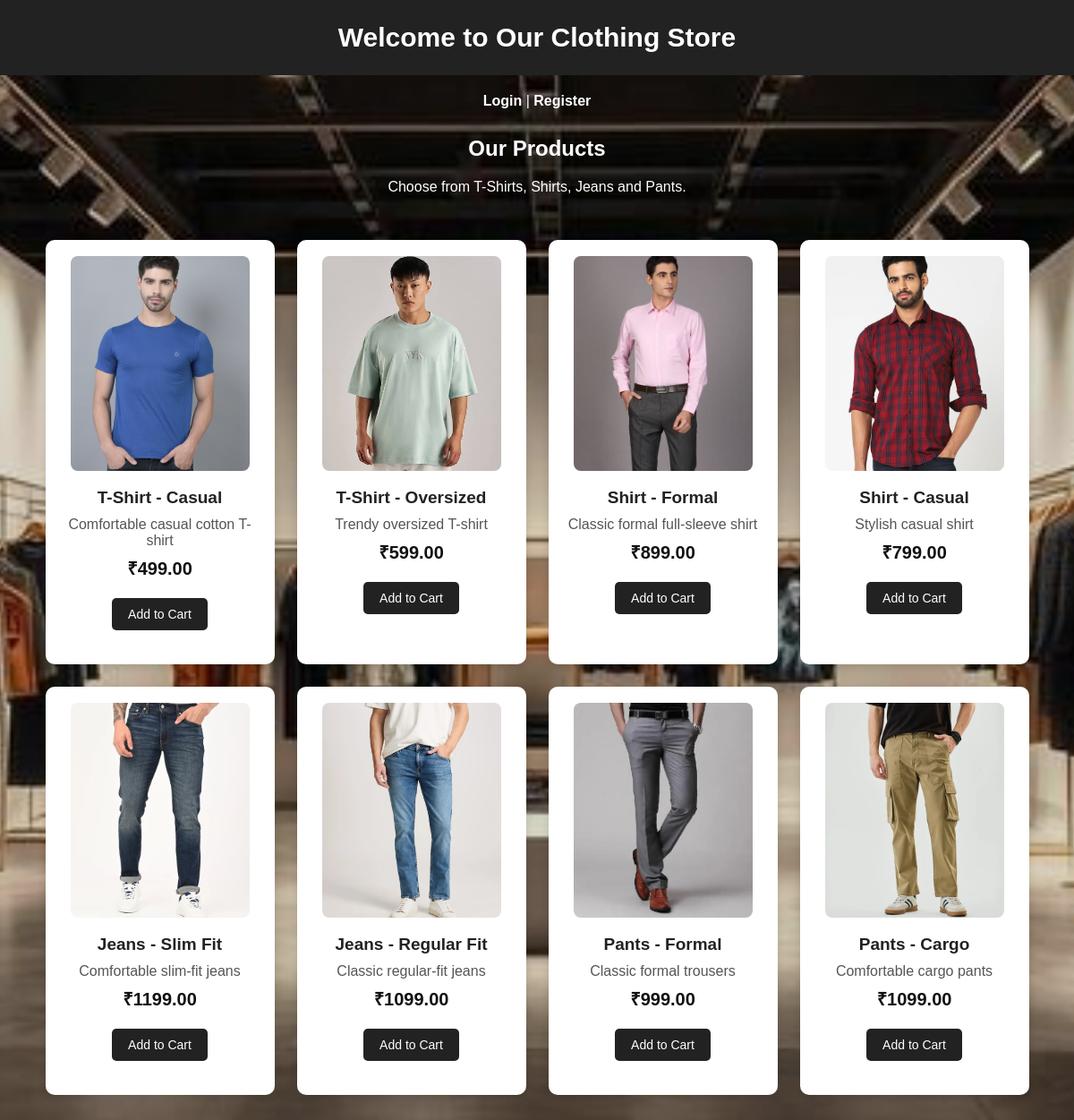
The page / on the database its author committed.
### tables this page shows
CREATE TABLE `product` (
  `product_id` int(11) NOT NULL,
  `name` varchar(100) NOT NULL,
  `description` text DEFAULT NULL,
  `price` decimal(10,2) NOT NULL,
  `image` varchar(255) DEFAULT NULL,
  `stock` int(11) DEFAULT 0
);

### index.php (the view, shortened to what this page needs)
<?php
include "db/connection.php";
$sql = "SELECT * FROM product";
$result = mysqli_query($conn, $sql);
?>
<!DOCTYPE html>
<html>
<head>
    <link rel="stylesheet" href="css/style.css">
</head>
<body>
    <h1>Welcome to Our Clothing Store</h1>
    <?php
    if (isset($_SESSION['customer_name'])) {
        echo "<p>Welcome, " . $_SESSION['customer_name'] . "!</p>";
        echo "<p>
                <a href='cart.php'>View Cart</a> |
                <a href='logout.php'>Logout</a>
              </p>";
    } else {
        echo "<p>
                <a href='login.php'>Login</a> |
                <a href='register.php'>Register</a>
              </p>";
    }
    ?>
    <h2>Our Products</h2>
    <p>Choose from T-Shirts, Shirts, Jeans and Pants.</p>
    <div class="products">
        <?php
        while ($row = mysqli_fetch_assoc($result)) {
            echo "<div class='product-card'>";
            echo "<img src='images/" . $row['image'] . "'>";
            echo "<h3>" . $row['name'] . "</h3>";
            echo "<p>" . $row['description'] . "</p>";
            echo "<p class='price'>₹" . $row['price'] . "</p>";
            echo "<form method='POST'>";
            echo "<button type='submit'
                          name='add_to_cart'>
                          Add to Cart
                  </button>";
            echo "</form>";
            echo "</div>";
        }
        ?>
    </div>
</body>
</html>

### css/style.css (style rules this page uses)
body { font-family: Arial, sans-serif; margin: 0; color: #222; background-image: linear-gradient( rgba(0, 0, 0, 0.15), rgba(0, 0, 0, 0.15) ), url("../images/background.jpg"); background-size: cover; background-position: center; background-attachment: fixed; background-repeat: no-repeat; }
h1 { text-align: center; background-color: #222; color: white; padding: 25px; margin: 0; font-size: 30px; }
h2 { text-align: center; color:white; margin-top: 30px; }
a { color: #222; text-decoration: none; font-weight: bold; }
body > p { text-align: center; margin: 20px; color: white; }
body > p a { color: white; text-decoration: none; }
.products { display: flex; flex-wrap: wrap; justify-content: center; gap: 25px; padding: 30px; }
.product-card { background-color: white; width: 220px; padding: 18px; text-align: center; border-radius: 10px; box-shadow: 0 3px 10px rgba(0, 0, 0, 0.12); transition: transform 0.2s; }
.product-card img { width: 200px; height: 240px; object-fit: cover; border-radius: 8px; }
.product-card h3 { margin: 15px 0 10px; font-size: 19px; }
.product-card p { margin: 8px 0; color: #555; }
.price { font-weight: bold; font-size: 20px; color: #111 !important; }
button { background-color: #222; color: white; border: none; padding: 10px 18px; cursor: pointer; border-radius: 5px; font-size: 14px; }
form { margin: 20px auto; }

### rows shown on the page
product: image (picture), name "T-Shirt - Casual", description "Comfortable casual cotton T-shirt", price "499.00"
product: image (picture), name "T-Shirt - Oversized", description "Trendy oversized T-shirt", price "599.00"
product: image (picture), name "Shirt - Formal", description "Classic formal full-sleeve shirt", price "899.00"
product: image (picture), name "Shirt - Casual", description "Stylish casual shirt", price "799.00"
product: image (picture), name "Jeans - Slim Fit", description "Comfortable slim-fit jeans", price "1199.00"
product: image (picture), name "Jeans - Regular Fit", description "Classic regular-fit jeans", price "1099.00"
product: image (picture), name "Pants - Formal", description "Classic formal trousers", price "999.00"
product: image (picture), name "Pants - Cargo", description "Comfortable cargo pants", price "1099.00"
